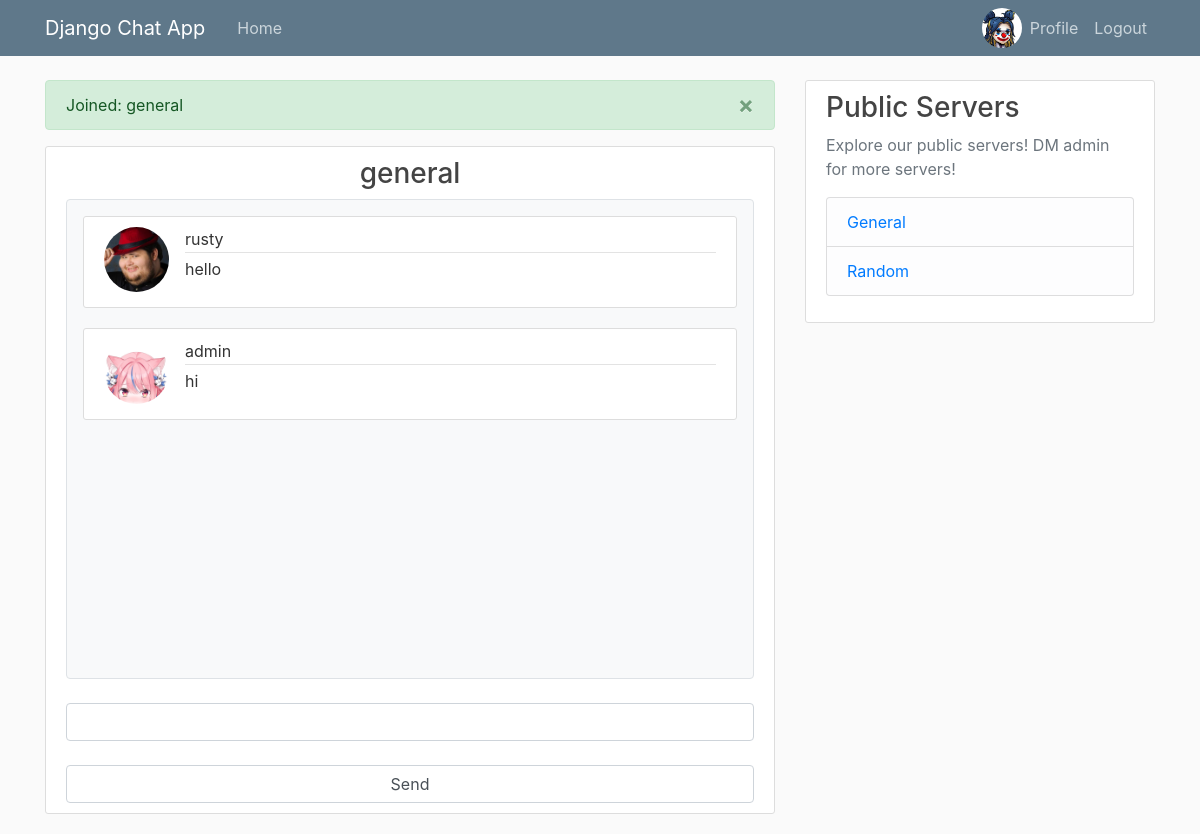
The app's page /general/ (signed in) with its own data.
### users/models.py (models this page shows, shortened)
class Profile(models.Model):
    user = models.OneToOneField(User, on_delete=models.CASCADE)
    image = models.ImageField(default="default.jpg", upload_to='profile_pics')

### chat/models.py (models this page shows, shortened)
class Message(models.Model):
    username = models.CharField(max_length=50)
    room = models.CharField(max_length=50)
    message_content = models.TextField()
    date_added = models.DateTimeField(auto_now_add=True)
    profile_pic = models.ImageField()
    class Meta:
        ordering = ('date_added', )

class Room(models.Model):
    name = models.CharField(max_length=50)
    slug = models.CharField(max_length=50, unique=True)

### chat/views.py (the view)
# urls.py: path('<str:room_name>/', chat_views.chat_room, name='chat-room'),
@login_required
def chat_room(request, room_name):
    db_messages = Message.objects.filter(room=room_name)[:]
    messages.success(request, f"Joined: {room_name}")
    return render(request, 'chat/chatroom.html', {
        'room_name': room_name,
        'title': room_name,
        'db_messages': db_messages,
    })

### chat/context_processors.py (called while the page is built)
def public_rooms(request):
    rooms = Room.objects.all()
    return {'rooms': rooms}

### chat/templates/chat/chatroom.html (shortened to what this page needs)
{% extends "chat/base.html" %} {% load crispy_forms_tags %} {% block content %}
<div class="content-section">
    <h3 class="text-center">{{room_name}}</h3>
    <div id="chat-log-container"
        class="container bg-light p-3 rounded-sm border rounded overflow-auto"
        style="height: 480px; overflow-y:auto">
        <div id="chat-log">
            {% if db_messages %}
            {% for m in db_messages %}
            <div class="media content-section">
                <img class="rounded-circle article-img" src="{{m.profile_pic}}" />
                <div class="media-body">
                    <div class="article-metadata">
                        <span class="mr-2"> {{m.username}}  </span>
                    </div>
                    <p class="article-content">  {{m.message_content}}  </p>
                </div>
            </div>
            {% endfor %}
            {% endif %}
        </div>
    </div>
    <br />
    <input
        class="form-control"
        id="chat-message-input"
        type="text"
        size="100"
        /><br />
    <input
        class="form-control"
        id="chat-message-submit"
        type="button"
        value="Send"
        />
</div>
{% endblock content %}

### chat/templates/chat/base.html (shortened to what this page needs)
{% load static %}
<!DOCTYPE html>
<html>
<head>
    <link rel="stylesheet" href="https://maxcdn.bootstrapcdn.com/bootstrap/4.0.0/css/bootstrap.min.css">
    <link rel="stylesheet" type="text/css" href="{% static 'chat/main.css' %}">
</head>
<body>
    <header class="site-header">
      <nav class="navbar navbar-expand-md navbar-dark bg-steel fixed-top">
        <div class="container">
          <a class="navbar-brand mr-4" href="{% url 'chat-home' %}">Django Chat App</a>
          <div class="collapse navbar-collapse" id="navbarToggle">
            <div class="navbar-nav mr-auto">
              <a class="nav-item nav-link" href="{% url 'chat-home' %}">Home</a>
            </div>
            <div class="navbar-nav">
              {% if user.is_authenticated %}
              <img width="50px" class="rounded-circle" style="max-height: 40px; max-width: 40px;" src="{{user.profile.image.url}}">
                <a class="nav-item nav-link" href="{% url 'profile' %}"> Profile</a>
                <a class="nav-item nav-link" href="{% url 'logout' %}">Logout</a>
              {% else %}
                <a class="nav-item nav-link" href="{% url 'login' %}">Login</a>
                <a class="nav-item nav-link" href="{% url 'register' %}">Register</a>
              {% endif %}
            </div>
          </div>
        </div>
      </nav>
    </header>
    <main role="main" class="container">
      <div class="row">
        <div class="col-md-8">
          {% if messages %}
            {% for message in messages %}
                <div class="alert alert-{{ message.tags }} alert-dismissible fade show" role="alert">
                {{ message }}
                <button type="button" class="close" data-dismiss="alert" aria-label="Close">
                    <span aria-hidden="true">&times;</span>
                </button>
                </div>
            {% endfor %}
          {% endif %}
          {% block content %}{% endblock %}
        </div>
        <div class="col-md-4">
          <div class="content-section">
            <h3>Public Servers</h3>
            <p class='text-muted'>Explore our public servers! DM admin for more servers!
              <ul class="list-group">
                {% if rooms is None %}
                <li class="list-group-item list-group-item-light"> No public servers available ATM </li>
                {% else %}
                {% for room in rooms %}
                <li class="list-group-item list-group-item-light">
                    <a href="{% url 'chat-room' room.slug %}">
                        {{room.name}}
                    </a>
                </li>
                {% endfor %}
                {% endif %}
              </ul>
            </p>
          </div>
        </div>
      </div>
    </main>
</body>
</html>

### chat/static/chat/main.css (style rules this page uses)
body { background: #fafafa; color: #333333; margin-top: 5rem; }
h1, h2, h3, h4, h5, h6 { color: #444444; }
ul { margin: 0; }
.bg-steel { background-color: #5f788a; }
.site-header .navbar-nav .nav-link { color: #cbd5db; }
.content-section { background: #ffffff; padding: 10px 20px; border: 1px solid #dddddd; border-radius: 3px; margin-bottom: 20px; }
.article-content { white-space: pre-line; }
.article-img { height: 65px; width: 65px; margin-right: 16px; }
.article-metadata { padding-bottom: 1px; margin-bottom: 4px; border-bottom: 1px solid #e3e3e3 }

### records on screen
Message: profile_pic (placeholder picture), username "rusty", message_content "hello"
Message: profile_pic (picture), username "admin", message_content "hi"
Room: name "General"
Room: name "Random"

### other values on screen
{{ message }} "Joined: general"
{{ room_name }} "general"
